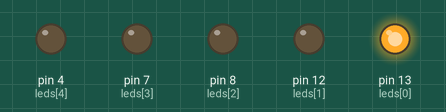
The sketch below on a simulated Arduino Uno, built with avr-gcc and run on an emulated ATmega328P. On the bench: output pins drawn as LEDs (lit = HIGH).

Above: at 0.05 s.
At 0.25 s:
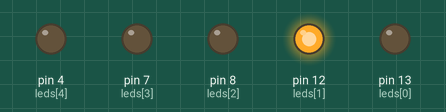
At 0.65 s:
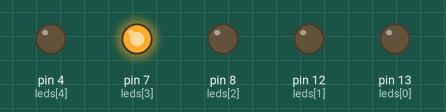
At 0.75 s:
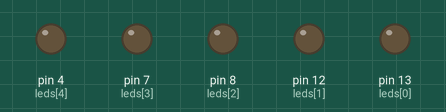
At 1.45 s:
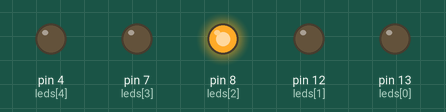
At 2.85 s:
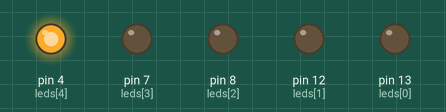
Timing chart, 0 to 3.1 s (numbered marks = the images above):
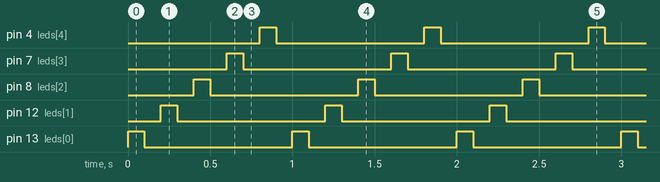

Measured:
- by itself, pin 4 (leds[4]), pin 7 (leds[3]), pin 8 (leds[2]), pin 12 (leds[1]), pin 13 (leds[0]): alternates HIGH for 0.10 s and LOW for 0.90 s
- by itself, everything shown: repeats every 1.0 s, in 10 steps

The sketch:

PiscaLeds.pde
```cpp
int leds[] = {
  13, 12, 8, 7, 4};

void setup() {
  Serial.begin(9600);
  for(int x=0;x<5;x++) {
    pinMode(leds[x], OUTPUT);
  }
}

void loop() {
  for(int x=0;x<=4;x++) {
    digitalWrite(leds[x], HIGH);
    delay(100);
    digitalWrite(leds[x], LOW);
    delay(100);
  }
}
```
